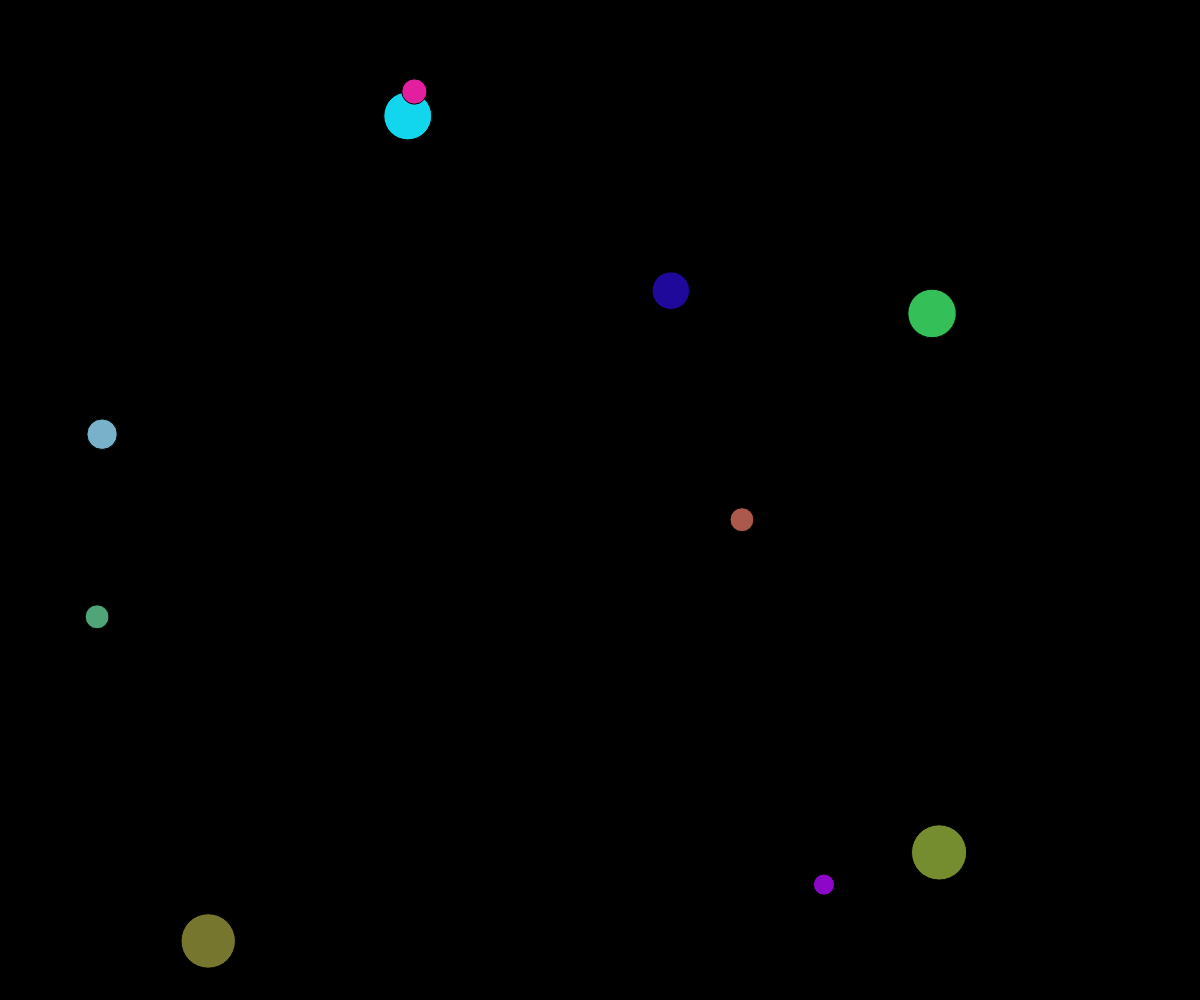
Frame 1 (no input)
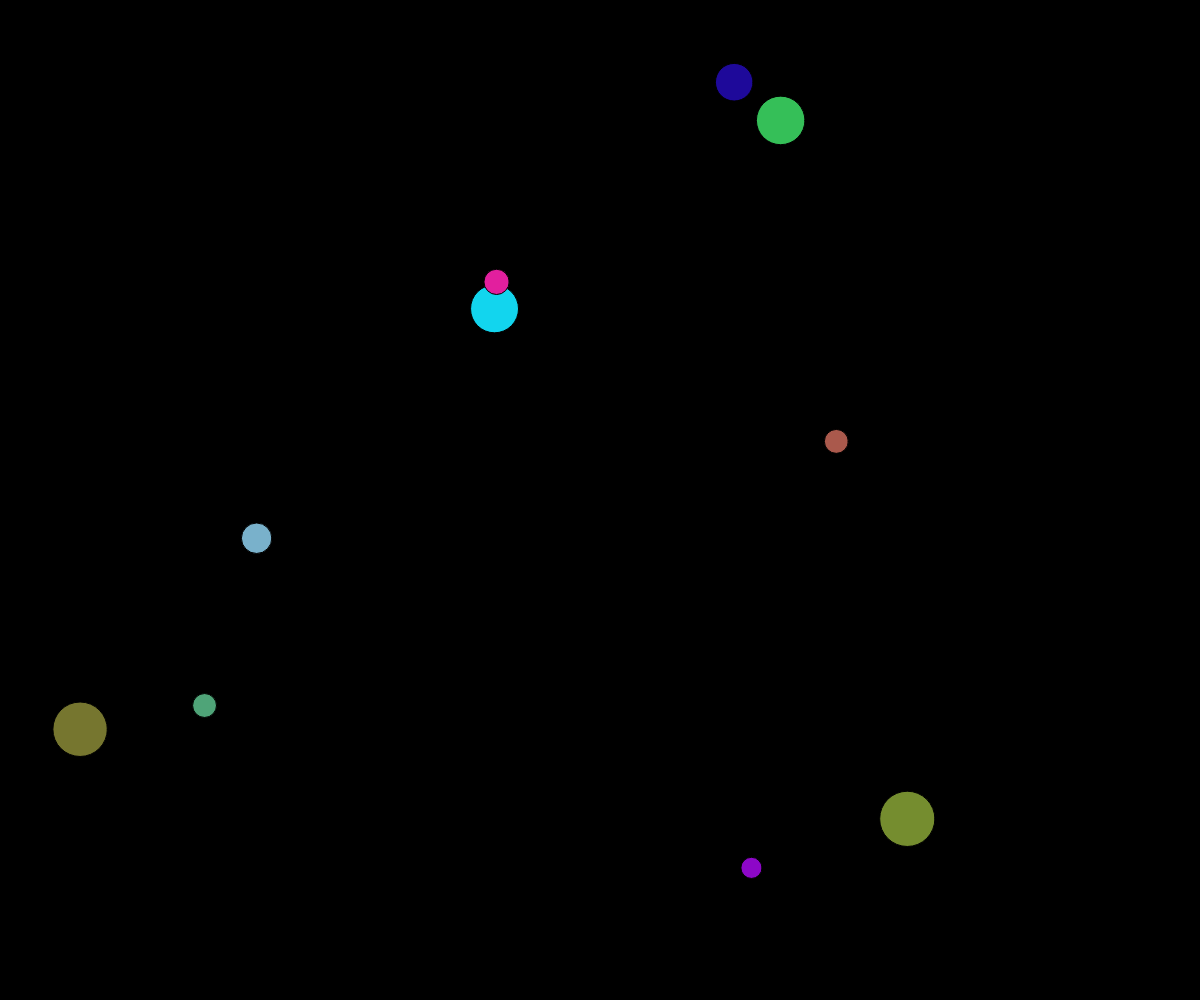
Frame 60 (no input)
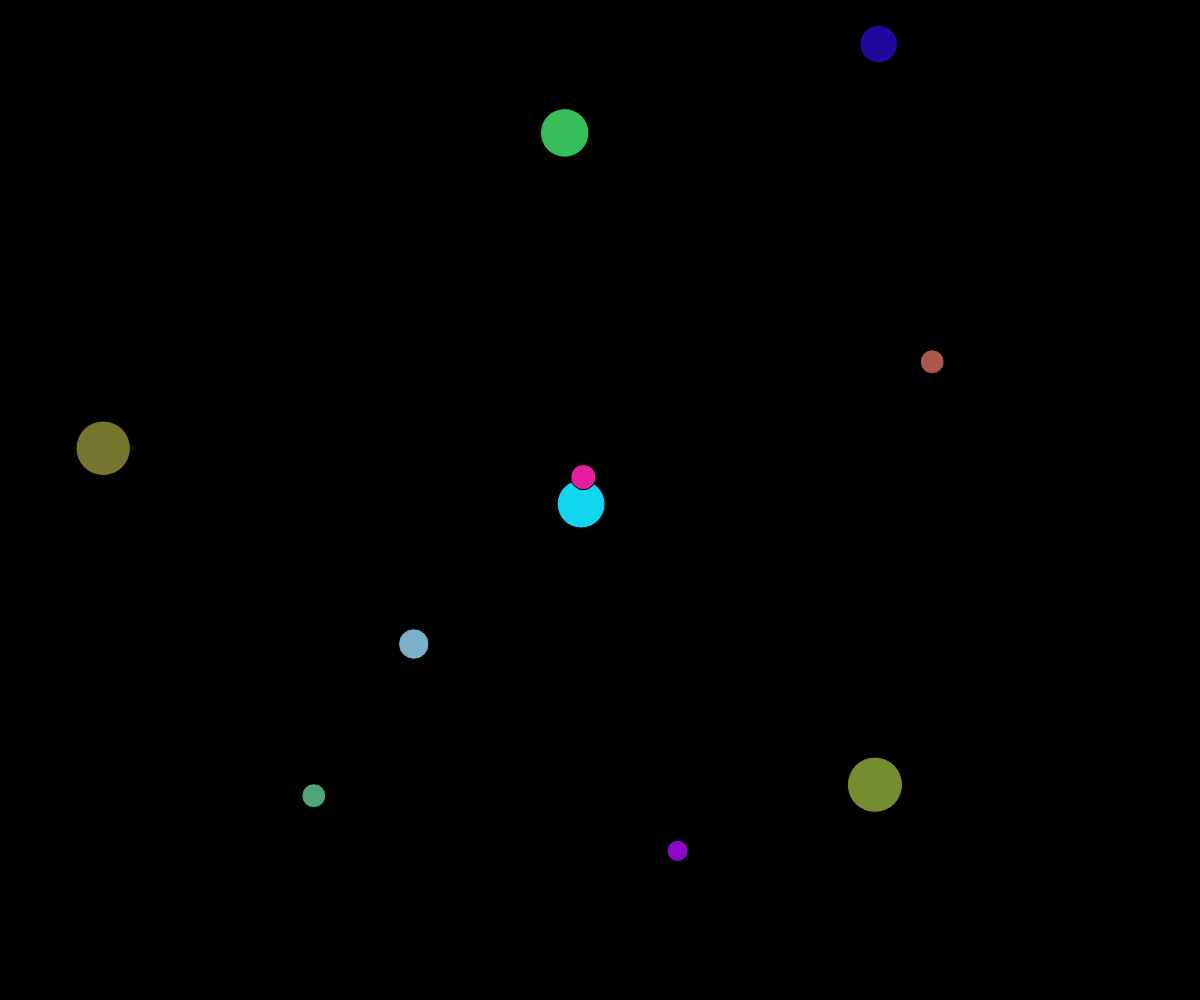
Frame 120 (the mouse pressed at the canvas centre since frame 60)

The p5.js sketch that drew these frames (run headless with seeded random() and noise() and a simulated clock; from frame 60 on, the mouse is pressed at the canvas centre):

// p5.js sketch
// ── sketch.js
var canvas;
var numOfParticles = 10;

function setup() {
  canvas = createCanvas(windowWidth, windowHeight);
  World.createRandomParticles(numOfParticles);
}

function draw() {
  background(0);
  update();
  World.draw();
}

function update() {
  World.update();
}
// ── particle.js
function Particle() {
  this.size = random(20, 60);
  this.color = {r: random(0, 255), g: random(0, 255), b: random(0, 255)};
  this.mass = this.size / 10;
  this.pos = createVector(random(this.size, width - this.size), random(this.size, height - this.size)); //TODO: no overlap particles
  this.velocity = createVector(random(-5, 5), random(-5, 5));
  this.accelaration = createVector(0, 0);
  
  this.boundToWall = function() {
    if(this.pos.x - this.size / 2 <= 0) {
      this.velocity.x *= -1; 
      this.pos.x = this.size / 2;
    }
    
    if(this.pos.x + this.size / 2 >= width) {
      this.velocity.x *= -1; 
      this.pos.x = width - this.size / 2;
    }
    
    if(this.pos.y - this.size / 2 <= 0) {
      this.velocity.y *= -1; 
      this.pos.y = this.size / 2;
    }
    
    if(this.pos.y + this.size / 2 >= height) {
      this.velocity.y *= -1; 
      this.pos.y = height - this.size / 2;
    }
  }
};

Particle.prototype.applyGravity = function(force) {
  this.accelaration.add(force.copy().div(this.mass));
};

Particle.prototype.applyForce = function(force) {
  this.accelaration.add(force.copy().div(this.mass));
};

Particle.prototype.update = function() {
  this.velocity.add(this.accelaration).mult((World.damping === 0.0) ? 1 : World.damping);
  this.velocity.x = Math.round(this.velocity.x * 1000) / 1000;
  this.velocity.y = Math.round(this.velocity.y * 1000) / 1000;
  this.pos.add(this.velocity);
  
  this.boundToWall();
};

Particle.prototype.draw = function() {
  fill(this.color.r, this.color.g, this.color.b);
  stroke(0);
  ellipse(this.pos.x, this.pos.y, this.size, this.size);
};
// ── world.js
var World = {
  gravity: 0.0,
  damping: 0.0,
  particles: [],
  
  update: function() {
    this.particles.forEach(function(p) {p.update();});
    
    //elastic collision
    //TODO: optimise this using BSP or Quad Tree
    for(var i = 0, l = this.particles.length; i < l; i++) {
        for(var j = 0; j < l && i !== j; j++) {
            if(this.collide(this.particles[i], this.particles[j])) {
              this.resolveCollision(this.particles[i], this.particles[j]);
            }
        }
    }
  },
  
  draw: function() {
    this.particles.forEach(function(p) {p.draw();});
  },
  
  createParticle: function() {
    var p = new Particle();
    
    //apply gravity
    p.applyGravity(createVector(0, this.gravity * p.mass));
    
    this.particles.push(p);
  },
  
  createRandomParticles: function(n) {
    var self = this;
    
    for(var i = 0; i < n; i++) {
      this.createParticle();
    }
    
    /*
    //TODO: Remove overlapping balls
    //remove collided balls from list
    var removedPairs = [];
    
    for(var i = 0, l = this.particles.length; i < l; i++) {
        for(var j = 0; j < l && i !== j; j++) {
            if(this.collide(this.particles[i], this.particles[j])) {
              removedPairs.push([i, j, false, false]);
            }
        }
    }
    
    removedPairs.forEach(function(p) {
      if(!p[2]) {
        self.particles.splice(p[0], 1);
        p[2] = true;
      }
      
      if(!p[3]) {
        self.particles.splice(p[1], 1);
        p[3] = true;
      }
    });*/
  },
  
  collide: function(p1, p2) {
    return 4 * (p1.pos.copy().sub(p2.pos)).magSq() < (p1.size + p2.size) * (p1.size + p2.size);
  },
  
  resolveCollision: function(p1, p2) {
    var collisionAngle = atan2(p2.pos.y - p1.pos.y, p2.pos.x - p1.pos.x);
    
    var p1Dir = atan2(p1.velocity.y, p1.velocity.x),
        p2Dir = atan2(p2.velocity.y, p2.velocity.x),
        p1uMag = p1.velocity.mag(),
        p2uMag = p2.velocity.mag();
    
    //velocities in rotated frame
    var p1uX = p1uMag * cos(p1Dir - collisionAngle),
        p1uY = p1uMag * sin(p1Dir - collisionAngle),
        p2uX = p2uMag * cos(p2Dir - collisionAngle),
        p2uY = p2uMag * sin(p2Dir - collisionAngle),
        p1vX, p1vY, p2vX, p2vY, p1FinalVX, p1FinalVY, p2FinalVX, p2FinalVY;
        
    //conservation of momentum in each direction
    p1vX = (p1uX * (p1.mass - p2.mass) + 2 * p2.mass * p2uX) / (p1.mass + p2.mass);
    p2vX = (p2uX * (p2.mass - p1.mass) + 2 * p1.mass * p1uX) / (p1.mass + p2.mass);
    p1vY = p1uY; //no collision in y-direction
    p2vY = p2uY;
    
    //change velocities to original frame
    p1FinalVX = p1vX * cos(collisionAngle) - p1vY * sin(collisionAngle);
    p1FinalVY = p1vX * sin(collisionAngle) + p1vY * cos(collisionAngle);
    
    p2FinalVX = p2vX * cos(collisionAngle) - p2vY * sin(collisionAngle);
    p2FinalVY = p2vX * sin(collisionAngle) + p2vY * cos(collisionAngle);
    
    p1.velocity.set(p1FinalVX, p1FinalVY);
    p2.velocity.set(p2FinalVX, p2FinalVY);
  }
};
